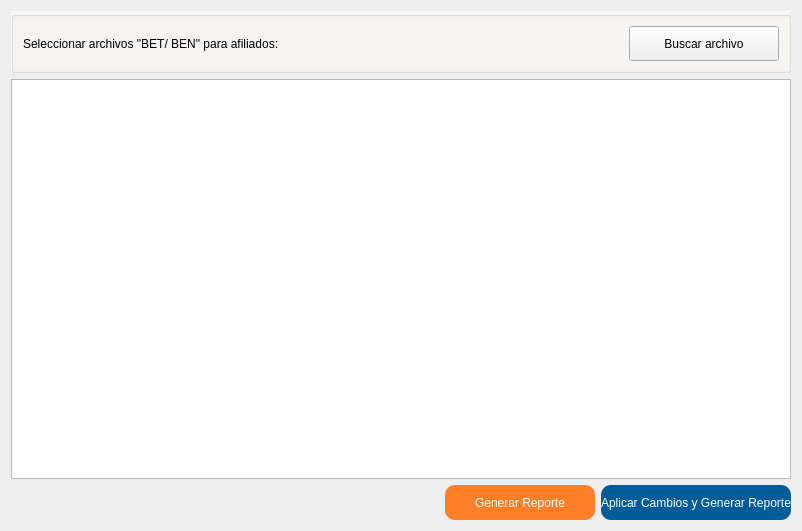
<?xml version="1.0" encoding="UTF-8"?>
<ui version="4.0">
 <class>Form</class>
 <widget class="QWidget" name="Form">
  <property name="geometry">
   <rect>
    <x>0</x>
    <y>0</y>
    <width>802</width>
    <height>531</height>
   </rect>
  </property>
  <property name="windowTitle">
   <string>Form</string>
  </property>
  <layout class="QGridLayout" name="gridLayout_2">
   <item row="0" column="0" colspan="3">
    <widget class="QGroupBox" name="groupBox">
     <property name="sizePolicy">
      <sizepolicy hsizetype="Preferred" vsizetype="Fixed">
       <horstretch>0</horstretch>
       <verstretch>0</verstretch>
      </sizepolicy>
     </property>
     <property name="font">
      <font>
       <family>Calibri</family>
       <pointsize>12</pointsize>
       <weight>75</weight>
       <bold>true</bold>
      </font>
     </property>
     <property name="styleSheet">
      <string notr="true">#groupBox{
background-color: #F8F7F6
}</string>
     </property>
     <property name="title">
      <string/>
     </property>
     <layout class="QGridLayout" name="gridLayout">
      <item row="0" column="0">
       <widget class="QLabel" name="label_3">
        <property name="text">
         <string>Seleccionar archivos &quot;BET/ BEN&quot; para afiliados:</string>
        </property>
       </widget>
      </item>
      <item row="0" column="2">
       <widget class="QPushButton" name="btn_buscar_bet">
        <property name="sizePolicy">
         <sizepolicy hsizetype="Preferred" vsizetype="Preferred">
          <horstretch>0</horstretch>
          <verstretch>0</verstretch>
         </sizepolicy>
        </property>
        <property name="minimumSize">
         <size>
          <width>150</width>
          <height>35</height>
         </size>
        </property>
        <property name="text">
         <string>Buscar archivo</string>
        </property>
        <property name="icon">
         <iconset>
          <normaloff>../iconos/search.ico</normaloff>../iconos/search.ico</iconset>
        </property>
        <property name="iconSize">
         <size>
          <width>20</width>
          <height>20</height>
         </size>
        </property>
       </widget>
      </item>
      <item row="0" column="1">
       <spacer name="horizontalSpacer_6">
        <property name="font">
         <font>
          <family>Calibri</family>
          <pointsize>12</pointsize>
          <weight>75</weight>
          <bold>true</bold>
         </font>
        </property>
        <property name="orientation">
         <enum>Qt::Horizontal</enum>
        </property>
        <property name="sizeType">
         <enum>QSizePolicy::Expanding</enum>
        </property>
        <property name="sizeHint" stdset="0">
         <size>
          <width>40</width>
          <height>20</height>
         </size>
        </property>
       </spacer>
      </item>
     </layout>
    </widget>
   </item>
   <item row="2" column="2">
    <widget class="QPushButton" name="btn_aplicar">
     <property name="sizePolicy">
      <sizepolicy hsizetype="Preferred" vsizetype="Preferred">
       <horstretch>0</horstretch>
       <verstretch>0</verstretch>
      </sizepolicy>
     </property>
     <property name="minimumSize">
      <size>
       <width>150</width>
       <height>35</height>
      </size>
     </property>
     <property name="styleSheet">
      <string notr="true">#btn_aplicar{
background-color:#005c99;
color: #FFFFFF;
border-radius: 10px;
}

#btn_aplicar:hover{
background-color:#004d80;
color: #FFFFFF;
}</string>
     </property>
     <property name="text">
      <string>Aplicar Cambios y Generar Reporte</string>
     </property>
     <property name="icon">
      <iconset>
       <normaloff>../iconos/down.ico</normaloff>../iconos/down.ico</iconset>
     </property>
     <property name="iconSize">
      <size>
       <width>25</width>
       <height>25</height>
      </size>
     </property>
    </widget>
   </item>
   <item row="2" column="0">
    <spacer name="horizontalSpacer_7">
     <property name="font">
      <font>
       <family>Calibri</family>
       <pointsize>12</pointsize>
       <weight>75</weight>
       <bold>true</bold>
      </font>
     </property>
     <property name="orientation">
      <enum>Qt::Horizontal</enum>
     </property>
     <property name="sizeHint" stdset="0">
      <size>
       <width>40</width>
       <height>20</height>
      </size>
     </property>
    </spacer>
   </item>
   <item row="1" column="0" colspan="3">
    <widget class="QTableView" name="tbl_procesador">
     <property name="font">
      <font>
       <family>Calibri</family>
       <pointsize>12</pointsize>
       <weight>75</weight>
       <bold>true</bold>
      </font>
     </property>
     <property name="styleSheet">
      <string notr="true">alternate-background-color: rgb(212, 212, 255)</string>
     </property>
     <property name="alternatingRowColors">
      <bool>true</bool>
     </property>
     <attribute name="horizontalHeaderStretchLastSection">
      <bool>true</bool>
     </attribute>
     <attribute name="verticalHeaderVisible">
      <bool>false</bool>
     </attribute>
    </widget>
   </item>
   <item row="2" column="1">
    <widget class="QPushButton" name="btn_reporte">
     <property name="sizePolicy">
      <sizepolicy hsizetype="Preferred" vsizetype="Preferred">
       <horstretch>0</horstretch>
       <verstretch>0</verstretch>
      </sizepolicy>
     </property>
     <property name="minimumSize">
      <size>
       <width>150</width>
       <height>35</height>
      </size>
     </property>
     <property name="styleSheet">
      <string notr="true">#btn_reporte{
color: #FFFFFF;
background-color: rgb(255, 127, 41);
border-radius: 10px;
}

#btn_reporte:hover{
background-color: rgb(255, 85, 0);
color: #FFFFFF;
}</string>
     </property>
     <property name="text">
      <string>Generar Reporte</string>
     </property>
     <property name="icon">
      <iconset>
       <normaloff>../iconos/chart.ico</normaloff>../iconos/chart.ico</iconset>
     </property>
     <property name="iconSize">
      <size>
       <width>25</width>
       <height>25</height>
      </size>
     </property>
    </widget>
   </item>
  </layout>
 </widget>
 <resources/>
 <connections/>
</ui>
